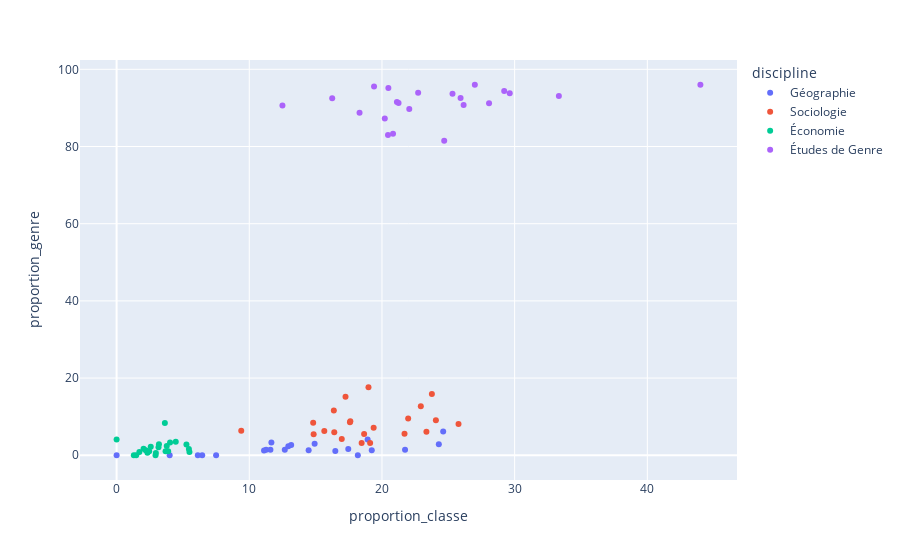

Write notebook code for a chart like this one.
### Code cell
fig = px.scatter(
    proportion_genre_classe,
    x="proportion_classe",
    y="proportion_genre",
    color="discipline", 
    # title="Titre de votre choix",
)
fig.show()

### Figure 1 — Plotly figure (JSON) as saved in the notebook; plotly's stock layout.template omitted (floating-point values rounded to 4 significant figures)
{"data": [{"hovertemplate": "discipline=Géographie<br>proportion_classe=%{x}<br>proportion_genre=%{y}<extra></extra>", "legendgroup": "Géographie", "marker": {"color": "#636efa", "symbol": "circle"}, "mode": "markers", "name": "Géographie", "orientation": "v", "showlegend": true, "type": "scatter", "x": [0, 4, 6.452, 6.122, 11.27, 7.5, 17.46, 18.92, 14.93, 12.68, 21.74, 24.62, 24.29, 19.23, 14.47, 11.59, 16.48, 11.67, 18.18, 11.11, 12.94, 13.16], "xaxis": "x", "y": [0, 0, 0, 0, 1.408, 0, 1.587, 4.054, 2.985, 1.408, 1.449, 6.154, 2.857, 1.282, 1.316, 1.449, 1.099, 3.333, 0, 1.235, 2.353, 2.632], "yaxis": "y"}, {"hovertemplate": "discipline=Sociologie<br>proportion_classe=%{x}<br>proportion_genre=%{y}<extra></extra>", "legendgroup": "Sociologie", "marker": {"color": "#EF553B", "symbol": "circle"}, "mode": "markers", "name": "Sociologie", "orientation": "v", "showlegend": true, "type": "scatter", "x": [16.97, 19.11, 17.59, 23.35, 18.47, 14.85, 17.25, 9.394, 18.65, 21.7, 15.65, 18.98, 19.37, 16.41, 14.81, 17.62, 22.93, 16.37, 24.06, 21.97, 25.77, 23.76], "xaxis": "x", "y": [4.242, 3.185, 8.543, 6.091, 3.153, 5.446, 15.14, 6.364, 5.505, 5.572, 6.308, 17.65, 7.123, 5.99, 8.395, 8.808, 12.71, 11.59, 9.091, 9.554, 8.123, 15.84], "yaxis": "y"}, {"hovertemplate": "discipline=Économie<br>proportion_classe=%{x}<br>proportion_genre=%{y}<extra></extra>", "legendgroup": "Économie", "marker": {"color": "#00cc96", "symbol": "circle"}, "mode": "markers", "name": "Économie", "orientation": "v", "showlegend": true, "type": "scatter", "x": [1.478, 2.193, 1.299, 0, 3.887, 2.959, 1.714, 2.933, 2.326, 2.034, 2.456, 3.158, 3.78, 3.636, 3.691, 5.491, 5.263, 2.574, 5.449, 3.191, 4.459, 4.029], "xaxis": "x", "y": [0, 1.316, 0, 4.065, 1.06, 0.5917, 0.8571, 0, 0.6645, 1.695, 1.053, 2.105, 2.405, 8.364, 1.007, 0.8671, 2.786, 2.206, 1.603, 2.837, 3.503, 3.297], "yaxis": "y"}, {"hovertemplate": "discipline=Études de Genre<br>proportion_classe=%{x}<br>proportion_genre=%{y}<extra></extra>", "legendgroup": "Études de Genre", "marker": {"color": "#ab63fa", "symbol": "circle"}, "mode": "markers", "name": "Études de Genre", "orientation": "v", "showlegend": true, "type": "scatter", "x": [25.93, 28.07, 20.83, 19.4, 22.06, 29.63, 12.5, 26.15, 20.45, 20.48, 20.21, 16.25, 24.69, 18.31, 22.73, 27, 21.13, 25.32, 33.33, 44, 29.21, 21.25], "xaxis": "x", "y": [92.59, 91.23, 83.33, 95.52, 89.71, 93.83, 90.62, 90.77, 82.95, 95.18, 87.23, 92.5, 81.48, 88.73, 93.94, 96, 91.55, 93.67, 93.06, 96, 94.38, 91.25], "yaxis": "y"}], "layout": {"legend": {"title": {"text": "discipline"}, "tracegroupgap": 0}, "margin": {"t": 60}, "xaxis": {"anchor": "y", "domain": [0, 1], "title": {"text": "proportion_classe"}}, "yaxis": {"anchor": "x", "domain": [0, 1], "title": {"text": "proportion_genre"}}}}
